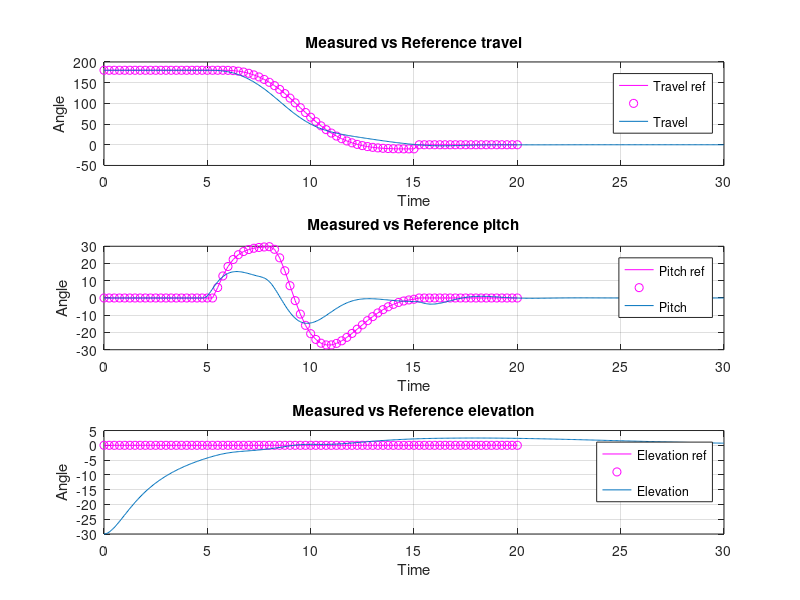

Reproduce this figure in MATLAB.
close all
clear
clc

%Lab3
data2 = load('heliSimLab4_2.mat')
time = data2.ans(1,:);
travel = data2.ans(2,:);
pitch = data2.ans(4,:);
elevation = data2.ans(6,:);

%Ref
data3 = load('x_ref.mat')
data3.x_ref = data3.x_ref';
time3 = data3.x_ref(1,:)
travel_ref = data3.x_ref(2,:)
travel_ref = rad2deg(travel_ref);
pitch_ref = data3.x_ref(4,:)
pitch_ref = rad2deg(pitch_ref);
elevation_ref = data3.x_ref(6,:);
elevation_ref = rad2deg(elevation_ref);


%% Comparison between reference and measured travel and pitch
figure()
subplot(3,1,1)
plot(time3, travel_ref, 'm', time3, travel_ref, 'mo')
hold on
plot(time, travel)
title('Measured vs Reference travel')
legend('Travel ref','' ,'Travel')
grid on
xlabel('Time')
ylabel('Angle')

subplot(3,1,2)
plot(time3, pitch_ref, 'm', time3, pitch_ref, 'mo')
hold on
plot(time, pitch)
title('Measured vs Reference pitch')
legend('Pitch ref','','Pitch')
grid on
xlabel('Time')
ylabel('Angle')

subplot(3,1,3)
plot(time3, elevation_ref, 'm', time3, elevation_ref, 'mo')
hold on
plot(time, elevation)
title('Measured vs Reference elevation')
legend('Elevation ref','','Elevation')
grid on
xlabel('Time')
ylabel('Angle')